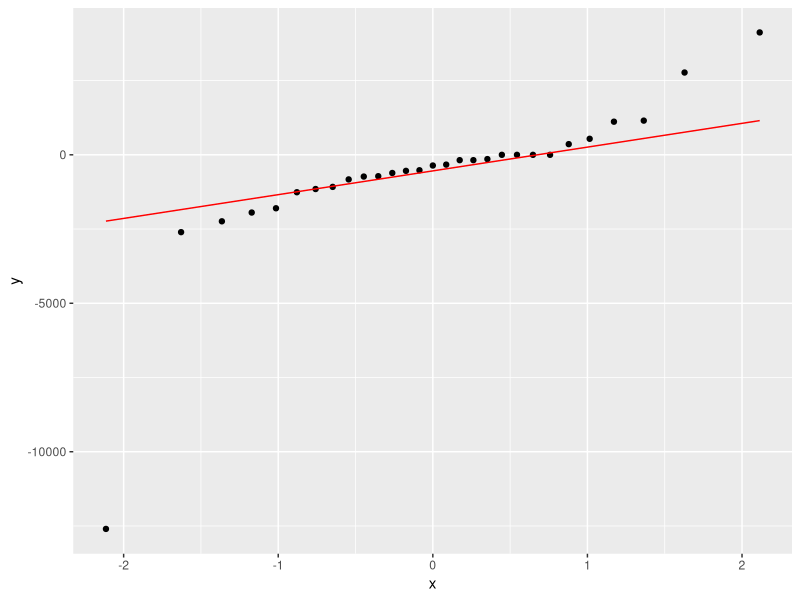
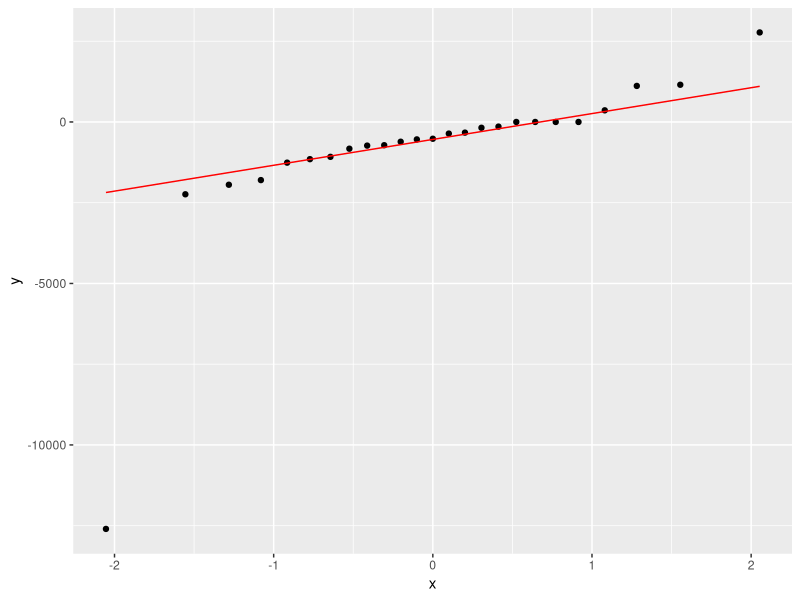
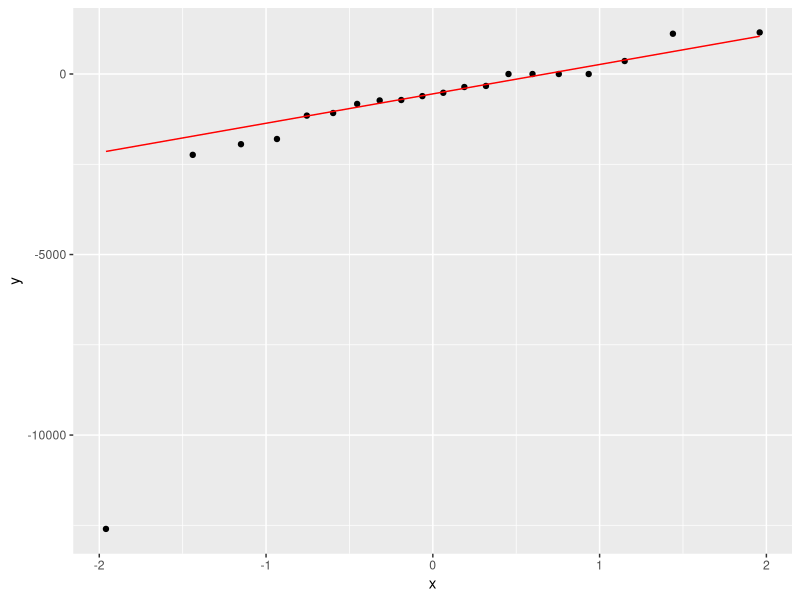

Write R code to recreate these figures, in order.
## ---- chunk 1
library(tidyverse); library(knitr); library(ggplot2); library(kableExtra); library(readxl); library(dplyr); library(flextable); library(pbkrtest); library(broom)
Resultatskjema <- read_excel("Resultatskjema.xlsx", na = "NA")

# analyse per protocl 1 treningsøkt per uke

# ordner et datasett for grafisk fremstilling med individuelle endringer fra pre til post i prosent og endringsscore for bruk i statistiske tester
phys_act <- Resultatskjema %>%
  select(id, sex, group, time, phys_act) %>%
  mutate(time = factor(time, levels = c("pre", "post"),
                       labels = c("Pre", "Post")),
         group = factor(group, levels = c("fls", "kon"),
                        labels = c("Intervensjon", "Kontroll"))) %>% 
  pivot_wider(names_from = time,
              values_from = phys_act) %>%
  mutate(change.phys_act = Post - Pre) %>%
  mutate(change.phys_act.pros = ((Post - Pre)/ Pre) * 100) %>%
  group_by(group) %>%
  print()

# sjekker normalfordelingen 
ggplot(phys_act, aes(sample = change.phys_act)) + stat_qq() + stat_qq_line(col = "red")

# statistisk test for forskjeller mellom gruppene i endring i aktivitetsnivå 
phys_act.lm <- lm(change.phys_act ~ group, data = phys_act)
summary(phys_act.lm)

phys_act.lm.pre <- lm(Pre ~ group, data = phys_act)
summary(phys_act.lm.pre)

phys_act.lm.post <- lm(Post ~ group, data = phys_act)
summary(phys_act.lm.post)

mean.pros.phys_act <- phys_act %>%
  summarise(mean.pros.phys_act = mean(change.phys_act.pros, na.rm = TRUE),
            sd.pros.phys_act = sd(change.phys_act.pros, na.rm = TRUE)) %>%
  print()

# lager et datasett med gjennomsnittsverdier av prosentvis endring for bruk i graf
mean.phys_act <- phys_act %>%
  summarise(mean.phys_act = mean(change.phys_act, na.rm = TRUE),
            sd.phys_act = sd(change.phys_act, na.rm = TRUE)) %>%
  print()


phys_act.pp <- Resultatskjema %>%
  filter(id != "tr031 012") %>% 
  filter(id != "tr031 013") %>% 
  filter(id != "tr031 010") %>% 
  filter(id != "tr031 007") %>%
  # fjerner drop out
  filter(id != "tr031 10541") %>%
  filter(id != "tr031 13404") %>%
  filter(id != "tr031 11421") %>%
  filter(id != "tr031 004") %>%
  filter(id != "tr031 008") %>%
  filter(id != "tr031 001") %>%
  filter(id != "tr031 016") %>%
  select(id, sex, group, time, phys_act) %>%
  mutate(time = factor(time, levels = c("pre", "post"),
                       labels = c("Pre", "Post")),
         group = factor(group, levels = c("fls", "kon"),
                        labels = c("Intervensjon", "Kontroll"))) %>% 
  pivot_wider(names_from = time,
              values_from = phys_act) %>%
  mutate(change.phys_act.pp = Post - Pre) %>%
  mutate(change.phys_act.pros.pp = ((Post - Pre)/ Pre) * 100) %>%
  group_by(group) %>%
  print()

mean.phys_act.pp <- phys_act.pp %>%
  summarise(mean.phys_act = mean(change.phys_act.pp, na.rm = TRUE),
            sd.phys_act = sd(change.phys_act.pp, na.rm = TRUE)) %>%
  print()

ggplot(phys_act.pp, aes(sample = change.phys_act.pp)) + stat_qq() + stat_qq_line(col = "red")

phys_act.lm.pp <- lm(change.phys_act.pp ~ group, data = phys_act.pp)
summary(phys_act.lm.pp)


phys_act.ppm <- Resultatskjema %>%
  filter(id != "tr031 012") %>% 
  filter(id != "tr031 013") %>% 
  filter(id != "tr031 010") %>% 
  filter(id != "tr031 007") %>% 
  filter(id != "tr031 002") %>% 
  filter(id != "tr031 006") %>% 
  filter(id != "tr031 009") %>% 
  filter(id != "tr031 015") %>%
  filter(id != "tr031 014") %>%
  # fjerner drop out
  filter(id != "tr031 10541") %>%
  filter(id != "tr031 13404") %>%
  filter(id != "tr031 11421") %>%
  filter(id != "tr031 004") %>%
  filter(id != "tr031 008") %>%
  filter(id != "tr031 001") %>%
  filter(id != "tr031 016") %>%
  select(id, sex, group, time, phys_act) %>%
  mutate(time = factor(time, levels = c("pre", "post"),
                       labels = c("Pre", "Post")),
         group = factor(group, levels = c("fls", "kon"),
                        labels = c("Intervensjon", "Kontroll"))) %>% 
  pivot_wider(names_from = time,
              values_from = phys_act) %>%
  mutate(change.phys_act.ppm = Post - Pre) %>%
  mutate(change.phys_act.pros.ppm = ((Post - Pre)/ Pre) * 100) %>%
  group_by(group) %>%
  print()

mean.phys_act.ppm <- phys_act.ppm %>%
  summarise(mean.phys_act.ppm = mean(change.phys_act.ppm, na.rm = TRUE),
            sd.phys_act.ppm = sd(change.phys_act.ppm, na.rm = TRUE)) %>%
  print()

ggplot(phys_act.ppm, aes(sample = change.phys_act.ppm)) + stat_qq() + stat_qq_line(col = "red")

phys_act.lm.ppm <- lm(change.phys_act.ppm ~ group, data = phys_act.ppm)
summary(phys_act.lm.ppm)
## ---- chunk 2
Resultatskjema <- read_excel("Resultatskjema.xlsx", na = "NA")

# regner ut endringer fra pre til post
phys_act_change <- Resultatskjema %>%
  select(id, sex, group, time, phys_act) %>%
  mutate(time = factor(time, levels = c("pre", "post"),
                       labels = c("Pre", "Post")),
         group = factor(group, levels = c("fls", "kon"),
                        labels = c("Intervensjon", "Kontroll"))) %>% 
  group_by(time, group) %>%
  summarise(mean_change = mean(phys_act, na.rm = TRUE),
            sd = sd(phys_act, na.rm = TRUE)) %>%
  print()

# 
